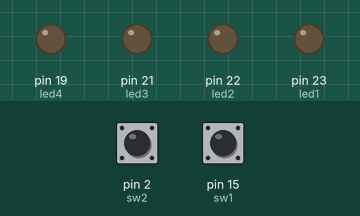
Simulated run of this sketch. Board: Arduino Mega 2560, built with avr-gcc and run on an emulated ATmega2560. Parts: output pins drawn as LEDs (lit = HIGH). Dashed ring = blinking. The test bench sets the inputs (shaded band); at power-on: pin 2 (sw2) HIGH, pin 15 (sw1) HIGH. What the sketch prints to the serial monitor is not drawn.

Above: at 1.2 s.
1.3 s: pin 2 (sw2) pulled LOW for 0.15 s
At 1.45 s:
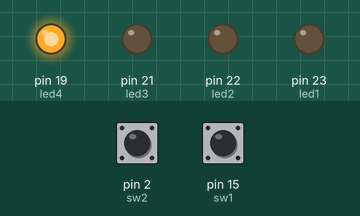
3.0 s: pin 15 (sw1) pulled LOW for 1 s
At 3.1 s:
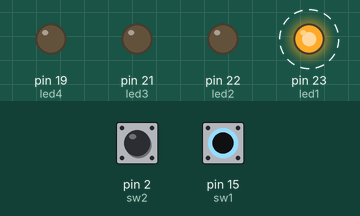
6.0 s: pin 15 (sw1) pulled LOW for 3.2 s
At 6.3 s:
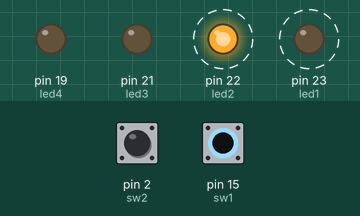
10.7 s: pin 2 (sw2) pulled LOW for 3.2 s
At 10.95 s:
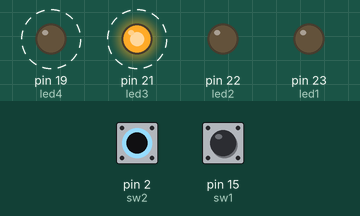
15.4 s: pin 2 (sw2) driven LOW and pin 15 (sw1) driven LOW
At 16.1 s:
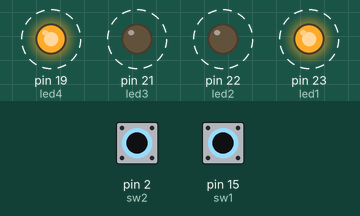
Timing chart, 0 to 19.4 s (numbered marks = the images above; inputs shaded):
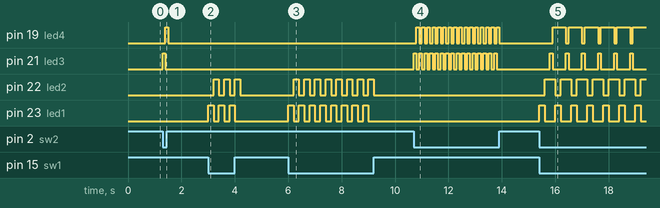

The sketch:

Lab2.ino
```cpp
#define led1 23
#define led2 22
#define led3 21
#define led4 19
#define sw1 15
#define sw2 2

int sw1State = HIGH;
int sw2State = HIGH;

void setup() {
  Serial.begin(115200);
  pinMode(led1, OUTPUT);
  pinMode(led2, OUTPUT);
  pinMode(led3, OUTPUT);
  pinMode(led4, OUTPUT);
  pinMode(sw1, INPUT);
  pinMode(sw2, INPUT);
}

void loop() {
  sw1State = digitalRead(sw1);
  sw2State = digitalRead(sw2);

  if( sw1State == LOW){
    Serial.println("Switch 1 on");
    digitalWrite(led1, HIGH);
    digitalWrite(led2, LOW);
    delay(200);
    digitalWrite(led1, LOW);
    digitalWrite(led2, HIGH);
    delay(200);
  }else{
     Serial.println("Switch 1 off");
    digitalWrite(led1, LOW);
    digitalWrite(led2, LOW);
  }

  if(sw2State == LOW){
    Serial.println("Switch 2 on");
    digitalWrite(led3, HIGH);
    digitalWrite(led4, LOW);
    delay(100);
    digitalWrite(led3, LOW);
    digitalWrite(led4, HIGH);
    delay(100);
  }else{
    Serial.println("Switch 2 off");
    digitalWrite(led3, LOW);
    digitalWrite(led4, LOW);
  }
}
```

Measured:
- after the input at 1.3 s, pin 19 (led4): LOW → HIGH after 0.10 s, → LOW 0.10 s later; pin 21 (led3): LOW → HIGH at once, → LOW 0.10 s later
- after the input at 3.0 s, pin 22 (led2): alternates HIGH for 0.20 s and LOW for 0.20 s, 6 changes in all, then stays LOW, starting after 0.20 s; pin 23 (led1): alternates HIGH for 0.20 s and LOW for 0.20 s, 6 changes in all, then stays LOW, starting at once
- after the input at 6.0 s, pin 22 (led2): alternates HIGH for 0.20 s and LOW for 0.20 s, 16 changes in all, then stays LOW, starting after 0.20 s; pin 23 (led1): alternates HIGH for 0.20 s and LOW for 0.20 s, 16 changes in all, then stays LOW, starting at once
- after the input at 10.7 s, pin 19 (led4): alternates HIGH for 0.10 s and LOW for 0.10 s, 32 changes in all, then stays LOW, starting after 0.10 s; pin 21 (led3): alternates HIGH for 0.10 s and LOW for 0.10 s, 32 changes in all, then stays LOW, starting at once
- after the input at 15.4 s, pin 19 (led4): alternates HIGH for 0.50 s and LOW for 0.10 s, starting after 0.50 s; pin 21 (led3): alternates HIGH for 0.10 s and LOW for 0.50 s, starting after 0.40 s
